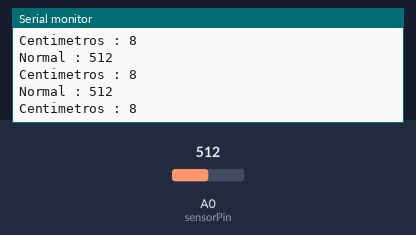
The sketch below on a simulated Arduino Uno, built with avr-gcc and run on an emulated ATmega328P. Shown: the last lines printed to the serial monitor. Inputs (shaded band) come from the test bench; at power-on: A0 (sensorPin) = 512.

Above: at 1.3 s.
1.4 s: A0 (sensorPin) set to 716
At 1.82 s:
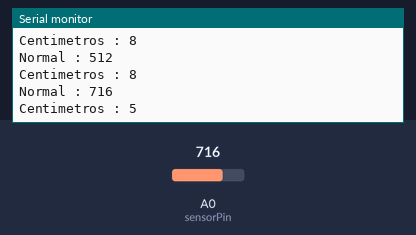
2.9 s: A0 (sensorPin) set to 900
At 3.32 s:
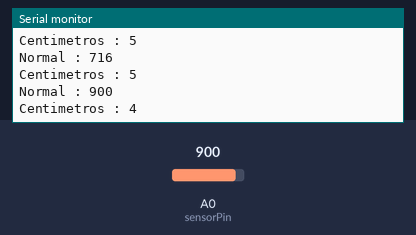
Timing chart, 0 to 5.9 s (numbered marks = the images above; inputs shaded):
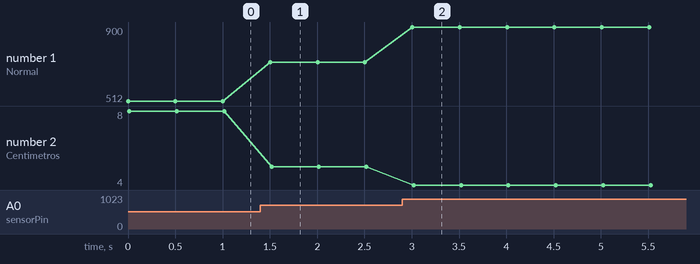

The sketch:

Sensor-distancia_infrarojo.ino
```cpp
int sensorPin = 0;
 int cm;
void setup() {
  Serial.begin(9600);   //iniciar puerto serie
  pinMode(sensorPin , INPUT);  //definir pin como entrada
}

void loop(){
  int value = 0;
  value = analogRead(sensorPin);  //lectura analogo de pin
  Serial.print("Normal : ");
  Serial.println(value);

  cm = pow(3027.4 / value, 1.2134);

  Serial.print("Centimetros : ");
  Serial.println(cm);
  delay(500);
  cm=0;
  value=0;


}
```

Measured:
- after the input at 1.4 s, the serial monitor: prints a new line after 0.10 s (image 1)
- after the input at 2.9 s, the serial monitor: prints a new line after 0.11 s (image 2)
- plotted number 1: 512 → 716 after the input at 1.4 s, 716 → 900 after the input at 2.9 s
- plotted number 2: 8 → 5 after the input at 1.4 s, 5 → 4 after the input at 2.9 s
